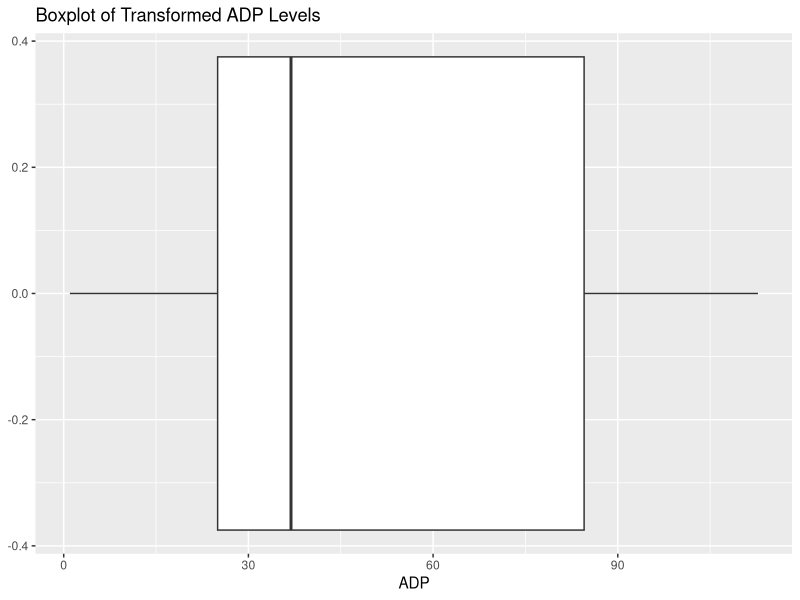

Source code (R): (Note: this script raises an error after producing the figure.)
library(dplyr)
library(ggplot2)
library(readr)

raw_data <- read_tsv("../raw_data/PlateletHW.tsv")

print(colnames(raw_data))

min_adp <- min(raw_data$ADP, na.rm = TRUE)

if (min_adp <= 0) {
  raw_data <- raw_data %>%
    mutate(ADP = ADP + abs(min_adp) + 1)
}

ggplot(raw_data, aes(x = ADP)) +
  geom_boxplot() +
  ggtitle("Boxplot of Transformed ADP Levels")

Q1 <- quantile(raw_data$ADP, 0.25)
Q3 <- quantile(raw_data$ADP, 0.75)
IQR <- Q3 - Q1
outlier_thresholds <- c(Q1 - 1.5 * IQR, Q3 + 1.5 * IQR)

clean_data <- raw_data %>%
  filter(ADP >= outlier_thresholds[1] & ADP <= outlier_thresholds[2])

write_csv(clean_data, "../clean_data/PlateletHW_cleaned.csv")

results <- list()
snp_vars <- c("rs4244285", "rs4986893", "rs662")

for (snp in snp_vars) {
  model <- lm(ADP ~ get(snp) + AGE + SEX, data = clean_data)
  results[[snp]] <- summary(model)
  print(paste("Results for SNP:", snp))
  print(summary(model))
}

summary_text <- "Association analysis between SNPs and ADP-induced platelet aggregation levels:\n"
for (snp in snp_vars) {
  snp_results <- results[[snp]]
  summary_text <- paste0(summary_text, 
                         "SNP: ", snp, "\n",
                         "  Estimate: ", snp_results$coefficients[2, 1], "\n",
                         "  Std. Error: ", snp_results$coefficients[2, 2], "\n",
                         "  t-value: ", snp_results$coefficients[2, 3], "\n",
                         "  p-value: ", snp_results$coefficients[2, 4], "\n\n")
}

write(summary_text, file = "../clean_data/association_summary.txt")
